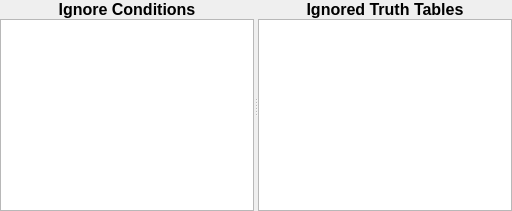
           <widget class="QSplitter" name="IgnoreTableSplitter">
            <property name="orientation">
             <enum>Qt::Horizontal</enum>
            </property>
            <widget class="QWidget" name="verticalLayoutWidget">
             <layout class="QVBoxLayout" name="Ignoring_Table_Layout">
              <property name="spacing">
               <number>0</number>
              </property>
              <item>
               <widget class="QLabel" name="Ignoring_Table_Label">
                <property name="font">
                 <font>
                  <pointsize>12</pointsize>
                  <weight>75</weight>
                  <bold>true</bold>
                 </font>
                </property>
                <property name="text">
                 <string>Ignore Conditions</string>
                </property>
                <property name="alignment">
                 <set>Qt::AlignCenter</set>
                </property>
               </widget>
              </item>
              <item>
               <widget class="QTableView" name="Ignoring_Logic_Table">
                <property name="editTriggers">
                 <set>QAbstractItemView::NoEditTriggers</set>
                </property>
                <property name="dragDropOverwriteMode">
                 <bool>false</bool>
                </property>
                <property name="alternatingRowColors">
                 <bool>true</bool>
                </property>
                <property name="selectionMode">
                 <enum>QAbstractItemView::SingleSelection</enum>
                </property>
                <property name="selectionBehavior">
                 <enum>QAbstractItemView::SelectRows</enum>
                </property>
                <property name="verticalScrollMode">
                 <enum>QAbstractItemView::ScrollPerPixel</enum>
                </property>
                <property name="sortingEnabled">
                 <bool>true</bool>
                </property>
               </widget>
              </item>
             </layout>
            </widget>
            <widget class="QWidget" name="verticalLayoutWidget_2">
             <layout class="QVBoxLayout" name="Ignored_Table_Layout">
              <property name="spacing">
               <number>0</number>
              </property>
              <item>
               <widget class="QLabel" name="Ignored_Logic_Label">
                <property name="font">
                 <font>
                  <pointsize>12</pointsize>
                  <weight>75</weight>
                  <bold>true</bold>
                 </font>
                </property>
                <property name="text">
                 <string>Ignored Truth Tables</string>
                </property>
                <property name="alignment">
                 <set>Qt::AlignCenter</set>
                </property>
               </widget>
              </item>
              <item>
               <widget class="QTableView" name="Ignored_Logic_Table">
                <property name="editTriggers">
                 <set>QAbstractItemView::NoEditTriggers</set>
                </property>
                <property name="dragDropOverwriteMode">
                 <bool>false</bool>
                </property>
                <property name="alternatingRowColors">
                 <bool>true</bool>
                </property>
                <property name="selectionMode">
                 <enum>QAbstractItemView::SingleSelection</enum>
                </property>
                <property name="selectionBehavior">
                 <enum>QAbstractItemView::SelectRows</enum>
                </property>
                <property name="verticalScrollMode">
                 <enum>QAbstractItemView::ScrollPerPixel</enum>
                </property>
                <property name="sortingEnabled">
                 <bool>true</bool>
                </property>
                <attribute name="horizontalHeaderShowSortIndicator" stdset="0">
                 <bool>true</bool>
                </attribute>
               </widget>
              </item>
             </layout>
            </widget>
           </widget>
